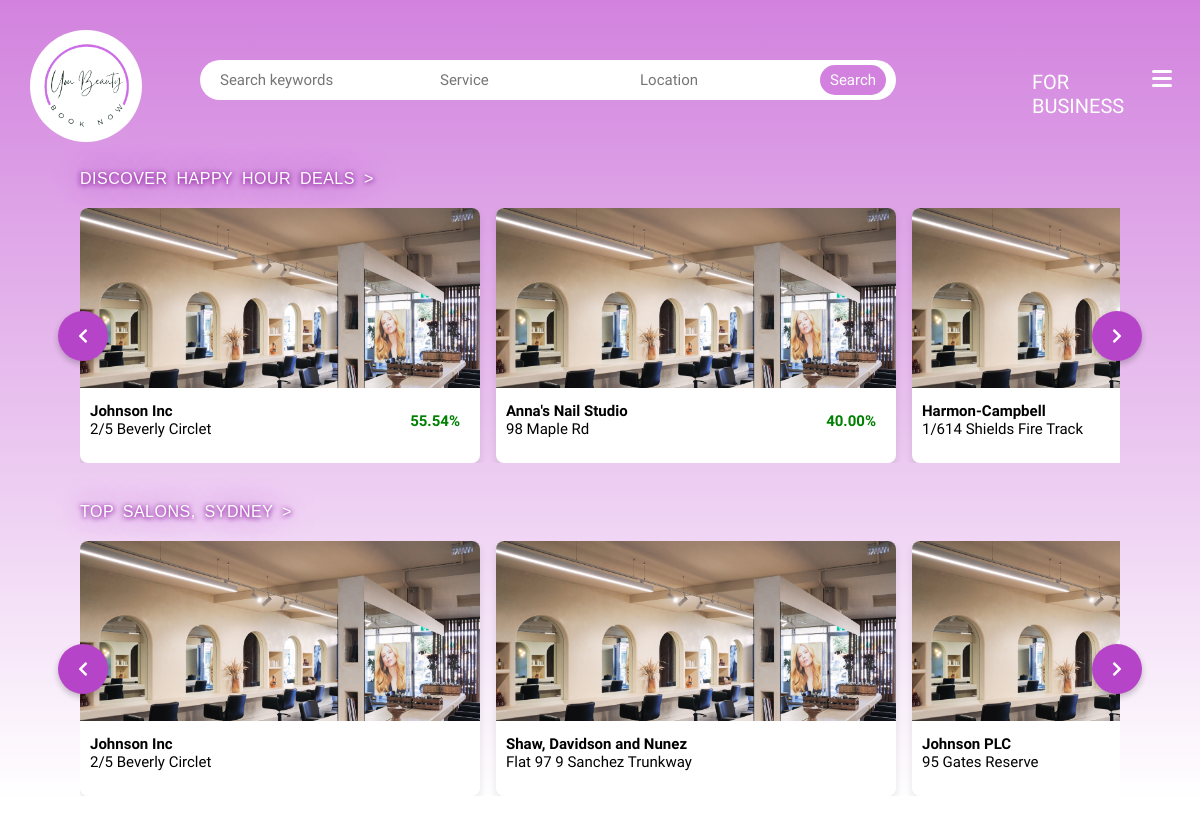
The page / on the database its author committed.
### salons/models.py (models this page shows, shortened)
class SalonInfo(models.Model):
    salon_name = models.CharField(max_length=255)
    salon_address = models.OneToOneField(SalonAddress, on_delete=models.CASCADE)
    salon_photo = models.ImageField(upload_to='salon_photos/', blank=True, null=True)
    salon_openingtime = models.TimeField()
    salon_closingtime = models.TimeField()
    happyhour_times = models.CharField(max_length=255)
    happyhour_days = models.CharField(max_length=255)
    happyhour_discount = models.DecimalField(max_digits=5, decimal_places=2)

class SalonAddress(models.Model):
    address_line1 = models.CharField(max_length=255)
    address_line2 = models.CharField(max_length=255, blank=True, null=True)
    suburb = models.CharField(max_length=100)
    state = models.CharField(max_length=100)
    postcode = models.CharField(max_length=10)
    country = models.CharField(max_length=100)

### customers/views.py (the view)
# urls.py: path('', views.HomeView, name="home"),
def HomeView(request):
    salon_info = SalonInfo.objects.all()
    services = Service.objects.all()
    happy_hour_salons = SalonInfo.objects.filter(happyhour_discount__isnull=False).order_by('-happyhour_discount')[:10]
    top_salons = SalonInfo.objects.annotate(booking_count=Count('salonservice__booking')).order_by('-booking_count')[:10]
    addresses = SalonAddress.objects.all()
    return render(request, 'homepage.html',
                  {'salon_info': salon_info, 'services': services, 'addresses': addresses,
                   'happy_hour_salons': happy_hour_salons, 'top_salons': top_salons})

### accounts/context_processors.py (called while the page is built, shortened)
def global_variable(request):
    is_authenticated_customer = False
    current_user = request.user
    print(f"{current_user} is authenticated customer: {is_authenticated_customer}")
    return {
        "is_authenticated_customer": is_authenticated_customer,
    }

### templates/homepage.html (shortened to what this page needs)
<!DOCTYPE html>
{% extends "base.html" %}
{% load static %}
{% block content %}
<head>
    <link rel="stylesheet" type="text/css" href="{% static 'css\slider.css' %}">
    <link rel="stylesheet" href="https://cdnjs.cloudflare.com/ajax/libs/font-awesome/5.15.4/css/all.min.css">
</head>
<form class="search-form-btn" method=POST action="{% url 'search_results' %}">
    <div class="search-keywords">
        <input class="search-form" type="search" placeholder="Search keywords" aria-label="Search keywords" name="searched" value="{{ searched }}">
    </div>
    <div class="wrapper-service">
        <input class="service-form" type="search" placeholder="Service" aria-label="Service" name="service" value="{{ service }}">
    </div>
    <div class="wrapper-location">
        <input class="location-form" type="search" placeholder="Location" aria-label="Location" name="location" value="{{ location }}">
    </div>
    <button class="go-btn" type="submit">Search</button>
</form>
<div class="spacer"></div>
<div class="salon-wrapper">
    <p class="homepage-text-one">
        <a href="{% url 'happy_hour' %}">DISCOVER HAPPY HOUR DEALS   ></a>
    </p>
    <div class="card-wrapper happy-hour-wrapper">
        <i id="happy-hour-left" class="fas fa-chevron-left"></i>
        <ul class="slider happy-hour-slider">
            {% for salon in happy_hour_salons %}
            <a href="{% url 'salons:salon_page' salon.id %}">
                <div class="salon-card">
                    <img loading="lazy" src="{% static 'design/salon-image.jpg' %}" class="salon-image">
                    <div class="salon-card-text">
                        <p class="salon-name-text">{{ salon.salon_name }}</p>
                        <p>{{ salon.salon_address.address_line1 }}</p>
                        <p class="happyhour-text">{{ salon.happyhour_discount }}%</p>
                    </div>
                </div>
            </a>
            {% endfor %}
        </ul>
        <i id="happy-hour-right" class="fas fa-chevron-right"></i>
    </div>
</div>
<div class="salon-wrapper">
    <p class="homepage-text-one">
        <a href="{% url 'top_salons' %}">TOP SALONS, SYDNEY   ></a>
    </p>
    <div class="card-wrapper top-salons-wrapper">
        <i id="top-salons-left" class="fas fa-chevron-left"></i>
        <ul class="slider top-salons-slider">
            {% for salon in top_salons %}
            <a href="{% url 'salons:salon_page' salon.id %}">
                <div class="salon-card">
                    <img loading="lazy" src="{% static 'design/salon-image.jpg' %}" class="salon-image">
                    <div class="salon-card-text">
                        <p class="salon-name-text">{{ salon.salon_name }}</p>
                        <p>{{ salon.salon_address.address_line1 }}</p>
                    </div>
                </div>
            </a>
            {% endfor %}
        </ul>
        <i id="top-salons-right" class="fas fa-chevron-right"></i>
    </div>
</div>
{% endblock %}

### static/css/style.css (style rules this page uses)
* { padding: 0; margin: 0; }
body { padding-bottom: 100px; }
a { text-decoration: none; color: #fff }
:root { --bar-width: 20px; --bar-height: 3px; --hamburger-gap: 4px; --background: #fff; --animation-timing: 200ms ease-in-out; }
.search-form-btn { display: flex; justify-content: space-between; align-items: center; margin: 60px 200px 0; position: absolute; background: white; border-radius: 20px; }
.search-keywords { width: 220px; position: relative; z-index: 999; background: transparent; border-radius: 20px; }
.search-form { font: 15px 'Julius Sans One', sans-serif; padding-left: 20px; border-radius: 20px; background: transparent; color: #979797; height: 40px; border: none; outline: none; width: 220px; }
.go-btn { height: 30px; font: 15px 'Julius Sans One', sans-serif; padding: 5px 10px; margin-right: 10px; border-radius: 20px; color: white; background: #D282DE; border: none; cursor: pointer; }
.wrapper-location { width: 200px; position: relative; z-index: 999; background: transparent; border-radius: 20px; }
.location-form { font: 15px 'Julius Sans One', sans-serif; padding-left: 20px; border-radius: 20px; background: transparent; color: #979797; height: 40px; border: none; outline: none; width: 185px; }
.wrapper-service { width: 200px; position: relative; z-index: 999; background: transparent; border-radius: 20px; }
.service-form { font: 15px 'Julius Sans One', sans-serif; padding-left: 20px; border-radius: 20px; background: transparent; color: #979797; height: 40px; border: none; outline: none; width: 200px; }

### static/css/slider.css (style rules this page uses)
.salon-wrapper { display: flex; flex-direction: column; justify-content: center; align-items: left; padding: 20px 0; width: 100%; padding-left: 80px; padding-right: 80px; box-sizing: border-box; }
.homepage-text-one { word-spacing: 4px; letter-spacing: 0.5px; font-family: 'Century Gothic', CenturyGothic, AppleGothic, sans-serif; margin-bottom: 20px; width: 90%; max-width: 1300px; text-shadow: 0px 0px 30px #9b35ab, -1px 1px 5px #9b35ab, 1px 1px 5px #9b35ab; }
.card-wrapper { width: 100%; display: flex; position: relative; justify-content: center; gap: 16px; }
.card-wrapper a { color: black; max-width: 400px; }
.card-wrapper i { height: 50px; width: 50px; background: #b644c8; color: white; text-align: center; line-height: 50px; border-radius: 50%; cursor: pointer; position: absolute; top: 50%; font-size: 1.25 rem; transform: translateY(-50%); box-shadow: 0 3px 6px rgba(0, 0, 0, 0.23); }
.card-wrapper i:first-child { left: -22px; }
.card-wrapper i:last-child { right: -22px; }
.card-wrapper .slider { display: grid; grid-auto-flow: column; grid-auto-columns: 400px; gap: 16px; overflow-x: auto; scroll-snap-type: x mandatory; scroll-behavior: smooth; scrollbar-width: 0; }
.slider .salon-card { scroll-snap-align: start; font: 15px 'Julius Sans One', sans-serif; background-color: white; list-style: none; border-radius: 8px; overflow: hidden; box-shadow: 0 4px 8px rgba(0, 0, 0, 0.1); width: 100%; height: auto; padding-bottom: 15px; cursor: pointer; align-items: center; justify-content: center; }
.salon-image { object-fit: cover; object-position: 0px 0px; width: 100%; height: 180px; }
.spacer { height: 150px; }
.salon-name-text { font-weight: bold; }
.salon-card-text { margin: 10px; display: flex; flex-direction: column; align-items: flex-start; justify-content: space-between; position: relative; }
.happyhour-text { position: absolute; right: 10px; top: 10px; font-weight: bold; color: green; }

### rows shown on the page
SalonInfo: salon_name "Johnson Inc", salon_address.address_line1 "2/5 Beverly Circlet", happyhour_discount "55.54"
SalonInfo: salon_name "Anna's Nail Studio", salon_address.address_line1 "98 Maple Rd", happyhour_discount "40.00"
SalonInfo: salon_name "Harmon-Campbell", salon_address.address_line1 "1/614 Shields Fire Track"
SalonInfo: salon_name "Shaw, Davidson and Nunez", salon_address.address_line1 "Flat 97 9 Sanchez Trunkway"
SalonInfo: salon_name "Johnson PLC", salon_address.address_line1 "95 Gates Reserve"
